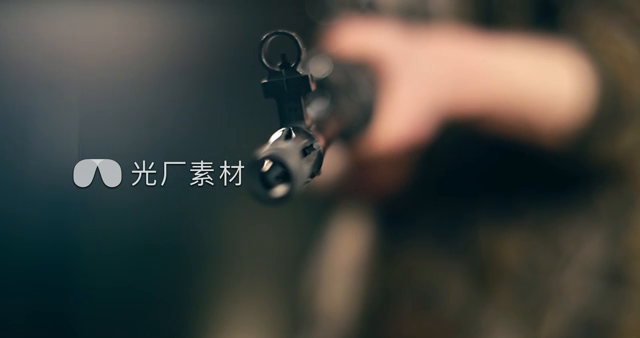
#> input picture frame 33 of 图像算法基础(适合新人)/20220423_image/day06/2.mp4, 640 x 338 px, given in place of you_are_angle.mp4, which was not available
$ python 'lession2_读取图片.py'
#> lines starting #> are read from the running program, lines starting #| are printed output that depends on the picture; after the words box and inside, x2 and y2 are one past the last pixel; in counts of white or black regions, pixels touching at a corner belong together; pictures that were not available may be replaced by others from this repository, and a replacement may not be noted
##!/usr/bin/python
# -*- coding: utf-8 -*-

"""
author: paperClub
"""

########## 1
import cv2
import numpy as np
from urllib import request

# ## 图片
#
# img_zero = np.zeros((3,3), dtype=np.uint8)
# print(img_zero)
#
# cv2.namedWindow("img_zero", 0)
# cv2.imshow("img_zero", img_zero)
#
# cv2.waitKey(0)
#
#
#
# ## 读取本地图片
# img_path = r'./src/imgs/m1.jpg'
# img = cv2.imread(img_path)
#
# cv2.namedWindow("img_show", 0)
# cv2.imshow("img_show", img)
#
# cv2.waitKey(0)
#
# print(img.shape)


#### 显示不同 flags 差异：

filename = "./src/imgs/1.jpg"

def cv2flags(filename):

    flags = [0, 1,2,3,4]
    for flag in flags:
        m = cv2.imread(filename, flags=flag)
        cv2.namedWindow(f"flags={flag}", 0)
        cv2.imshow(f"flags={flag}", m)

    cv2.waitKey(0)

# cv2flags(filename)


# ##### 数组访问
#
# ## 读取本地图片
# img_path = r'./src/imgs/m1.jpg'
# img = cv2.imread(img_path)
#
#
# img[100:200, 600:800] = [255, 0, 0 ]
#
# cv2.namedWindow("img_show", 0)
# cv2.imshow("img_show", img)
#
# cv2.waitKey(0)


def show_url_image(url_path):
    resp = request.urlopen(url_path)
    image = np.asarray(bytearray(resp.read()), dtype="uint8") ### 字节流数组
    img = cv2.imdecode(image, 1)

    cv2.namedWindow("show_url_image", 0)
    cv2.imshow("show_url_image", img)
    cv2.waitKey(0)


# url = "https://www.baidu.com/img/superlogo_c4d7df0a003d3db9b65e9ef0fe6da1ec.png?where=super"
# url = "https://gimg2.baidu.com/image_search/src=http%3A%2F%2Fnimg.ws.126.net%2F%3Furl%3Dhttp%253A%252F%252Fdingyue.ws.126.net%252F2021%252F0519%252F9cce43b4j00qtd2zt001tc000u000gym.jpg%26thumbnail%3D650x2147483647%26quality%3D80%26type%3Djpg&refer=http%3A%2F%2Fnimg.ws.126.net&app=2002&size=f9999,10000&q=a80&n=0&g=0n&fmt=auto?sec=1654813817&t=4c7e437f651f1bed927f835328c1b785"
url = "https://img1.tt98.com/bizhi/20191204/ba00c1f662e1203e4e683748464e902a.jpg"
# show_url_image(url)


##### 读取视频：


def process(image, opt=0):
    dst = None
    if opt == 0:
        dst = cv2.Canny(image, 120, 120)
        dst = cv2.cvtColor(dst, cv2.COLOR_GRAY2BGR)
    if opt == 1:
        dst = cv2.flip(image, 0)
    if opt == 3:
        dst = cv2.flip(image, 1)
    if opt == 4:
        dst = cv2.flip(image, -1)
    if opt == 5:
        gray = cv2.cvtColor(image, cv2.COLOR_BGR2GRAY)
        ret, dst = cv2.threshold(~gray, 0, 255, cv2.THRESH_BINARY | cv2.THRESH_OTSU)
        dst = cv2.cvtColor(dst, cv2.COLOR_GRAY2BGR)

    return dst


def show_video(video_path):

#> called with video_path = 'src/imgs/you_are_angle.mp4'
    cap = cv2.VideoCapture(video_path)

    while (cap.isOpened()):
        ret, frame = cap.read()
#> frame is the input picture: shape (338, 640, 3); mean B, G, R 62.9, 68.8, 68.3
        if ret == True:
            frame1 = process(frame, opt=0) ###增加视频处理功能
#> in process, `dst = cv2.Canny(image, 120, 120)`:
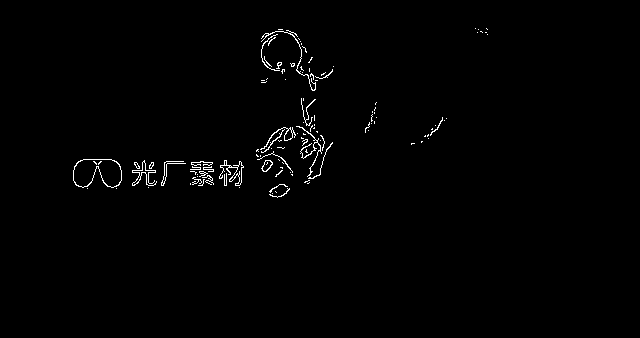
#> dst: shape (338, 640); 0.95% white in thin lines or dots, all inside (x1, y1, x2, y2) = (73, 28, 488, 198)
            met = np.hstack((frame, frame1))
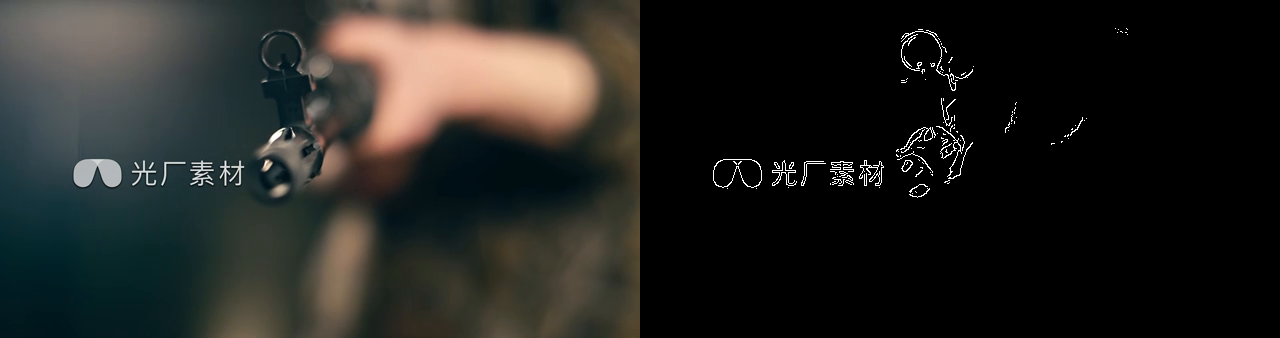
#> met: shape (338, 1280, 3); mean B, G, R 32.7, 35.6, 35.3

            cv2.namedWindow("show_video", 0)
            cv2.imshow("show_video", met)

            if cv2.waitKey(1) & 0xFF == ord('q'):
#> (key q is pressed here)
                break

        else:
            break


video_path = "src/imgs/you_are_angle.mp4"
show_video(video_path)

$ run again, starting later in the video
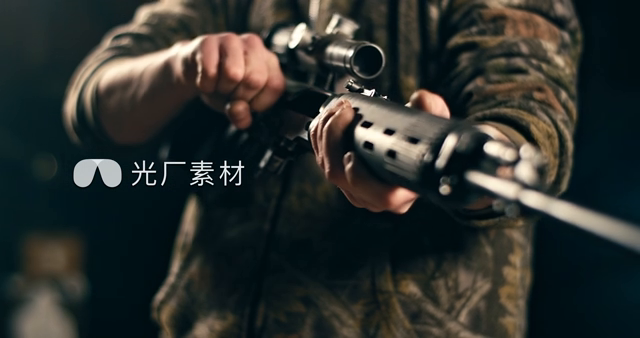
#> input picture frame 151 of 图像算法基础(适合新人)/20220423_image/day06/2.mp4, 640 x 338 px, given in place of you_are_angle.mp4, which was not available
#> in show_video, frame is the input picture: shape (338, 640, 3); mean B, G, R 46.7, 50.2, 46.7
#> in process, `dst = cv2.Canny(image, 120, 120)`:
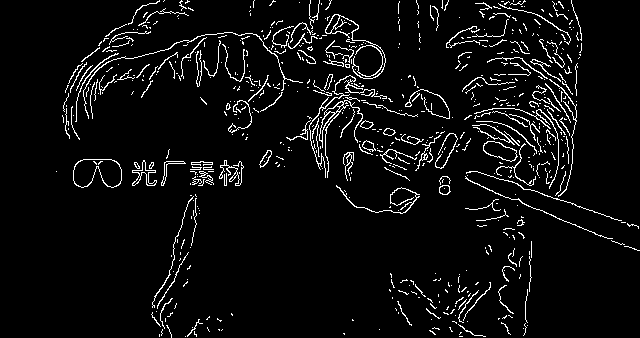
#> dst: shape (338, 640); 5.3% white in thin lines or dots
#> in show_video, `met = np.hstack((frame, frame1))`:
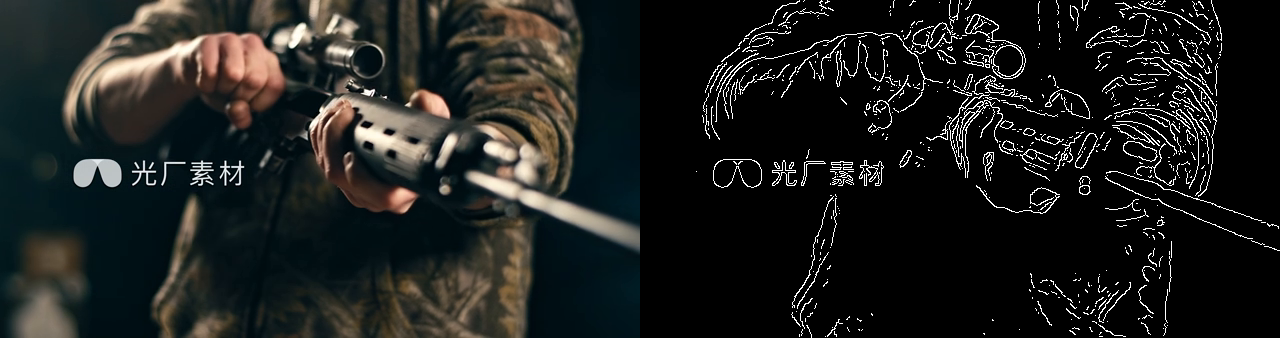
#> met: shape (338, 1280, 3); mean B, G, R 30.1, 31.9, 30.1

$ run again, starting later in the video
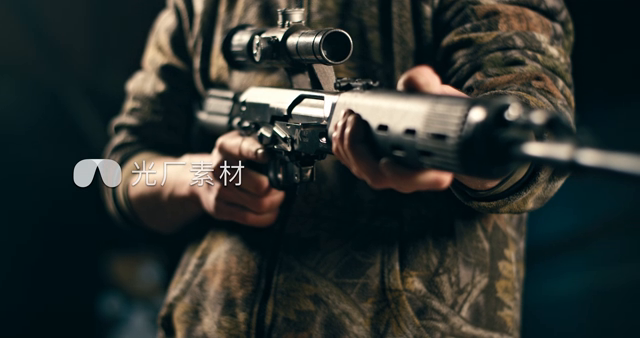
#> input picture frame 268 of 图像算法基础(适合新人)/20220423_image/day06/2.mp4, 640 x 338 px, given in place of you_are_angle.mp4, which was not available
#> in show_video, frame is the input picture: shape (338, 640, 3); mean B, G, R 47.6, 51.1, 46.3
#> in process, `dst = cv2.Canny(image, 120, 120)`:
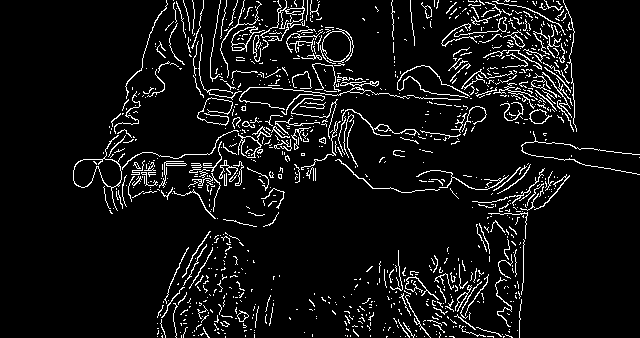
#> dst: shape (338, 640); 7.1% white in thin lines or dots, all inside (x1, y1, x2, y2) = (73, 0, 640, 338)
#> in show_video, `met = np.hstack((frame, frame1))`:
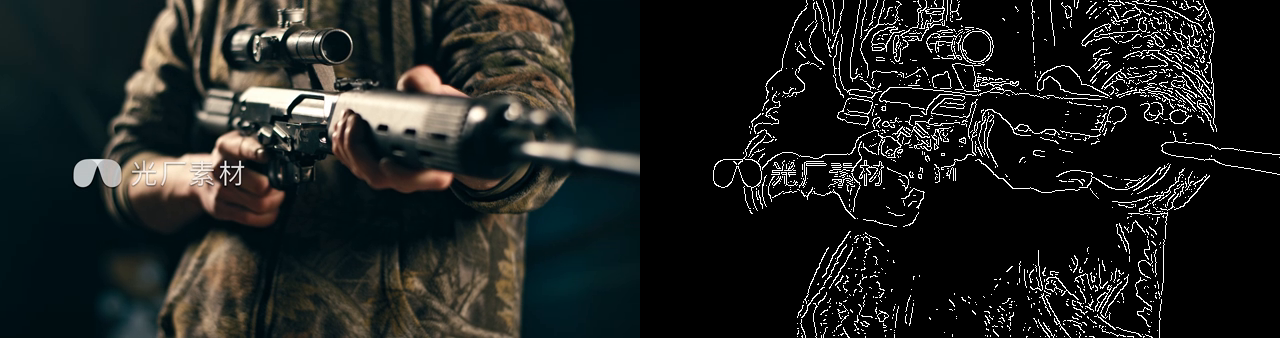
#> met: shape (338, 1280, 3); mean B, G, R 32.9, 34.7, 32.2
